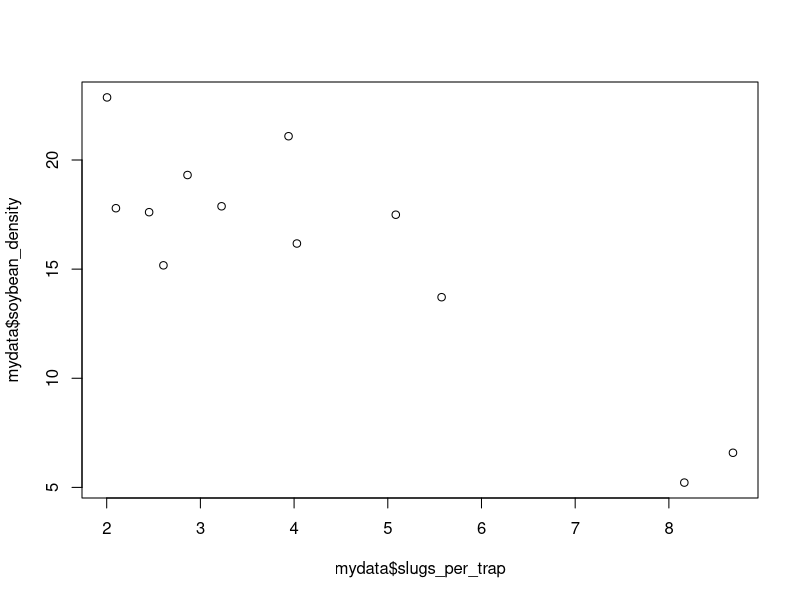
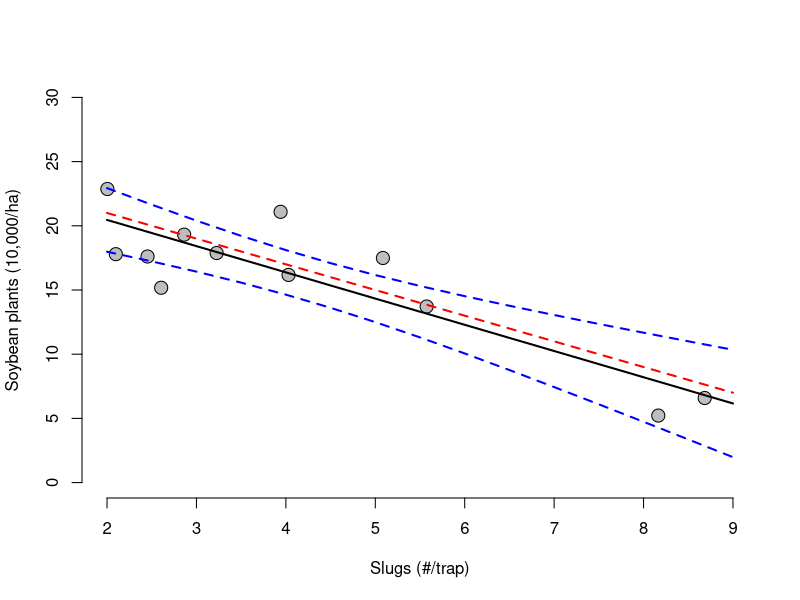
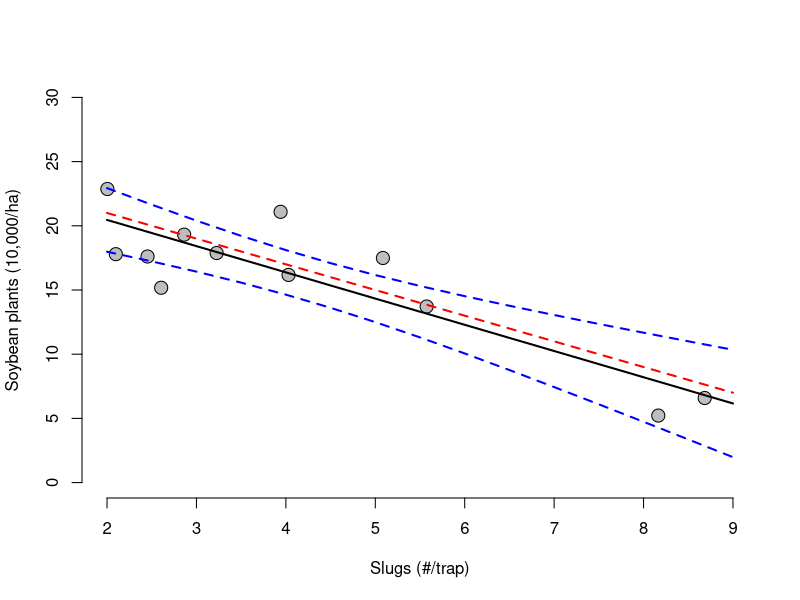
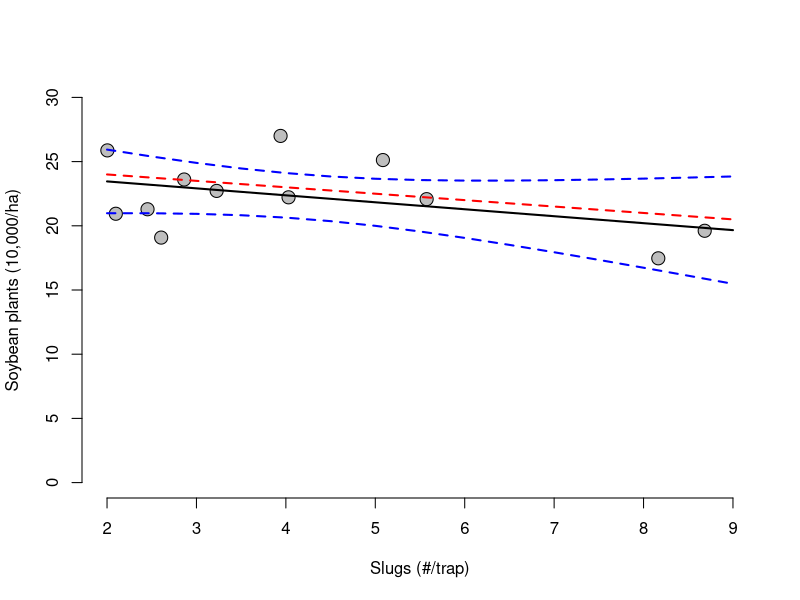
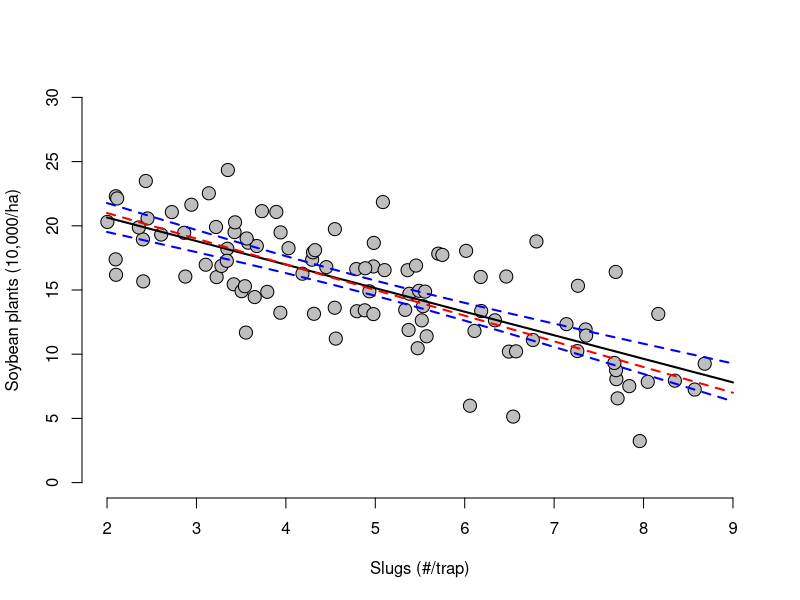
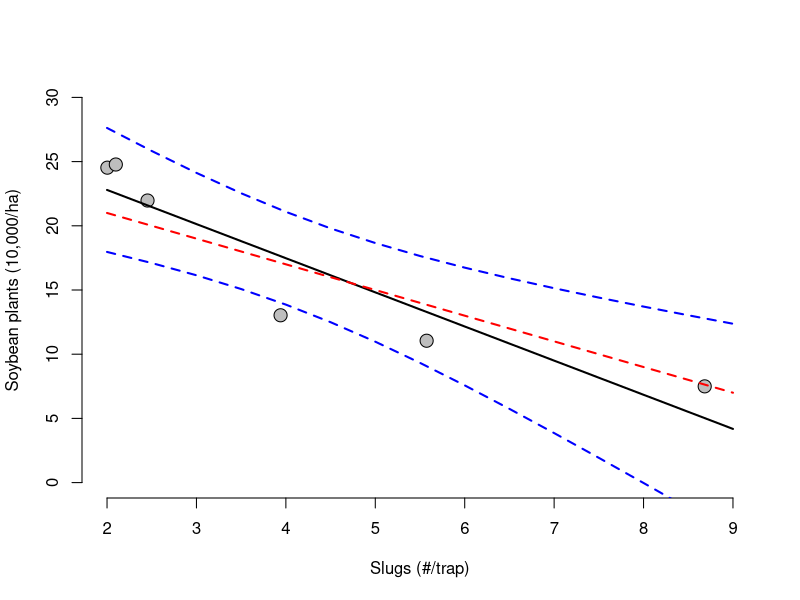
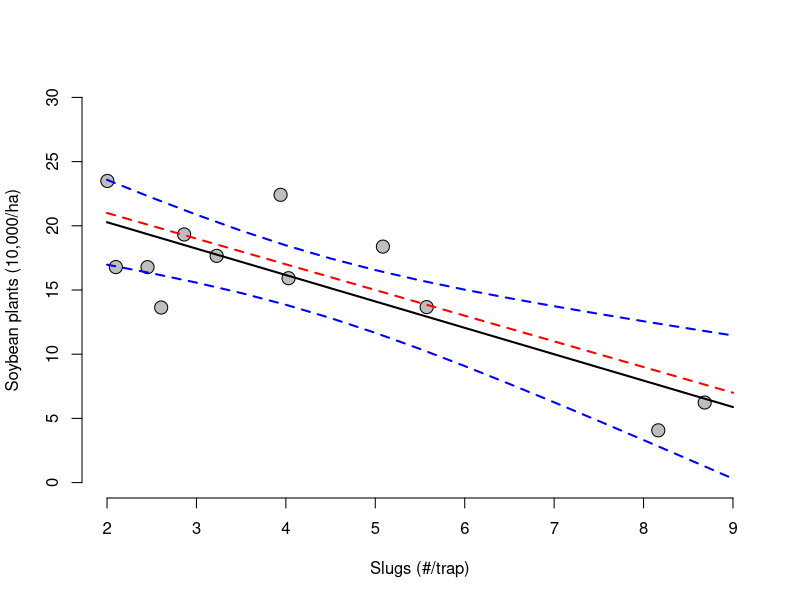

These charts were generated, in order, by the following R code:
## Quantitative Agroecology Exercise for APBI360
# Written by Jens Ulrich, December 2023
# Press ctrl+enter to run each line of code

##------------------------------------------------------------------------------
# Part 1: Simulate slug density and soybean plant density and fit a linear regression model to the data

##------------------------------------------------------------------------------
# simulate an association between an independent and dependent variable

# set the random number generator so that we all get the same results
set.seed(11) 

# specify a sample size (how many plots are included in the field experiment)
n <- 12
# specify a minimum number of slugs we might expect to see in a trap (value taken from paper)
min_slugs_observed = 2
# specify a maximum number of slugs we might expect to see in a trap (value taken from paper)
max_slugs_observed = 9

# specify an intercept term (density of soybean plants when there are 0 slugs in traps)
intercept <- 25 # units are in 10,000 plants / hectare

# specify an effect size of slug density on soybean density
# an increase in 1 slug/trap should result in decrease in '_' number of soybean plants (10,000/ha)
# e.g., effect_of_slug_increase = -2 indicates that an increase in 1 slug/trap is associated with a decrease in 20,000 soybean plants/ha
effect_of_slug_increase <- -2 # negative values indicate a decrease in dependent variable conditional on increase in independent variable

# specify precision (how much does the response vary irrespective of the association)
sd <- 3

# simulate some slug trap data (independent variable), for n plots, ranging from lows to highs seen in the field experiment
# runif()
slugs_per_trap <- runif(n=n, min=min_slugs_observed, max=max_slugs_observed)

# simulate associated outcome of soybean plant density conditional (dependent variable) on slugs per trape
# rnorm()
linear_model <- (intercept + (effect_of_slug_increase * slugs_per_trap))
soybean_density <- rnorm(n=n, mean=linear_model, sd=sd)

# join the data into a 'data frame' structure
mydata <- data.frame(slugs_per_trap, soybean_density)

# visualize the data
# fix the axis labels here
plot(mydata$slugs_per_trap, mydata$soybean_density)

##------------------------------------------------------------------------------
# model the association

# fit a linear regression model to our data
# lm() creates a linear model 
summary(fit1 <- lm(soybean_density ~ slugs_per_trap))

##------------------------------------------------------------------------------
# visualize the model

# now plot the fit (with confidence intervals)
# first we need to create some new data
# we will make predictions for the mean and confidence across the same range of slugs that we "observed" in our simulation
min_slugs_observed <- min_slugs_observed
max_slugs_observed <- max_slugs_observed
# we will create a sequence of 'slugs_per_trap' for which we can predict an expected outcome
slug_interval <- 0.5 # predict the values for every 0.5 slugs added from minimum to maximum value

# now create some new independent data (slugs_per_trap)
newdata <- data.frame(slugs_per_trap = seq(min_slugs_observed, max_slugs_observed, slug_interval))
# View(newdata) # you can view the new data set

# now predict the mean and standard error for each value of slugs
# Confidence intervals - range in which the 'true' regression line lies given a certain level of confidence (default is 95% confidence)
# What is the mean soybean density of a plot given a particular slug density? 
pred <- predict(fit1, newdata, interval = 'confidence')

# create a plot using base R
# plot our simulated data
plot(x = mydata$slugs_per_trap, # independent variable
     y = mydata$soybean_density, # dependent variable
     cex = 1.75, pch = 21, bg = 'gray', # size, shape, and colour of the data points
     xlab = "Slugs (#/trap)",
     ylab = "Soybean plants (10,000/ha)", 
     frame = FALSE,
     xlim = c(min_slugs_observed, max_slugs_observed),
     ylim = c(0, 30)
)

# plot the predicted mean response for a given number of slugs per trap
lines(pred[,1] ~ newdata$slugs_per_trap, col = 'black', lwd = 2)
# plot the lower and upper 95% cI for the mean response for a given number of slugs per trap
lines(pred[,2] ~ newdata$slugs_per_trap, col = 'blue', lty = 2, lwd = 2)
lines(pred[,3] ~ newdata$slugs_per_trap, col = 'blue', lty = 2, lwd = 2)

# now let's add the 'true' regression line and see how close our model got
expected_means <- intercept + effect_of_slug_increase * newdata$slugs_per_trap
lines(expected_means ~ newdata$slugs_per_trap, col = 'red', lty = 2, lwd = 2)

# You could also remake the plot using the newer, popular ggplot tools
# the confidence bands are automatically generated for us and we don't have to do it ourselves
#library("ggplot2")
#(p <- ggplot(mydata, aes(slugs_per_trap, soybean_density)) +
#  geom_point() +
#  stat_smooth(method = lm))


##------------------------------------------------------------------------------
# Part 2: vary the slope, sample size, and random variability and see how the results change

# first create a function to easily reproduce new data sets
# press ctrl+enter at the first line of the function to save the function in your environment

# this is all of our code pasted in from above
# we will also embed some extra lines of code here to save critical things that we want
# to keep track of: estimate for effect of slugs R^2
simulate_slugs_and_soybeans <- function(n, min_slugs_observed, max_slugs_observed, 
                          intercept, effect_of_slug_increase, sd,
                          slug_interval){
  # simulate some slug trap data (independent variable), for n plots, ranging from lows to highs seen in the field experiment
  # runif()
  slugs_per_trap <- runif(n=n, min=min_slugs_observed, max=max_slugs_observed)
  
  # simulate associated outcome of soybean plant density conditional (dependent variable) on slugs per trape
  # rnorm()
  linear_model <- (intercept + (effect_of_slug_increase * slugs_per_trap))
  soybean_density <- rnorm(n=n, mean=linear_model, sd=sd)
  
  # join the data into a 'data frame' structure
  mydata <- data.frame(slugs_per_trap, soybean_density)
  
  # visualize the data
  # fix the axis labels here
  # plot(mydata$slugs_per_trap, mydata$soybean_density)
  
  ##------------------------------------------------------------------------------
  # model the association
  
  # fit a linear regression model to our data
  # lm() creates a linear model 
  summary(fit1 <- lm(soybean_density ~ slugs_per_trap))
  
  ##------------------------------------------------------------------------------
  # visualize the model
  
  # now plot the fit (with confidence intervals)
  # first we need to create some new data
  # we will make predictions for the mean and confidence across the same range of slugs that we "observed" in our simulation
  min_slugs_observed <- min_slugs_observed
  max_slugs_observed <- max_slugs_observed
  # we will create a sequence of 'slugs_per_trap' for which we can predict an expected outcome
  slug_interval <- 0.5 # predict the values for every 0.5 slugs added from minimum to maximum value
  
  # now create some new independent data (slugs_per_trap)
  newdata <- data.frame(slugs_per_trap = seq(min_slugs_observed, max_slugs_observed, slug_interval))
  # View(newdata) # you can view the new data set
  
  # now predict the mean and standard error for each value of slugs
  # Confidence intervals - range in which the 'true' regression line lies given a certain level of confidence (default is 95% confidence)
  # What is the mean soybean density of a plot given a particular slug density? 
  pred <- predict(fit1, newdata, interval = 'confidence')
  
  # create a plot using classic r tools
  # plot our simulated data
  plot(x = mydata$slugs_per_trap, # independent variable
       y = mydata$soybean_density, # dependent variable
       cex = 1.75, pch = 21, bg = 'gray', # size, shape, and colour of the data points
       xlab = "Slugs (#/trap)",
       ylab = "Soybean plants (10,000/ha)", 
       frame = FALSE,
       xlim = c(min_slugs_observed, max_slugs_observed),
       ylim = c(0, 30)
  )
  # plot the predicted mean response for a given number of slugs per trap
  lines(pred[,1] ~ newdata$slugs_per_trap, col = 'black', lwd = 2)
  # plot the lower and upper 95% cI for the mean response for a given number of slugs per trap
  lines(pred[,2] ~ newdata$slugs_per_trap, col = 'blue', lty = 2, lwd = 2)
  lines(pred[,3] ~ newdata$slugs_per_trap, col = 'blue', lty = 2, lwd = 2)
  
  # now let's add the 'true' regression line and see how close our model got
  expected_means <- intercept + effect_of_slug_increase * newdata$slugs_per_trap
  lines(expected_means ~ newdata$slugs_per_trap, col = 'red', lty = 2, lwd = 2)
  
  ## --------------------------------------------------
  # Return stuff
  return(list(
    
  ))
}

# Now we can just run the following line of code to regenerate our original plot!
set.seed(11)
my_simulated_data <- simulate_slugs_and_soybeans(n=12, min_slugs_observed=2, max_slugs_observed=9, 
                                   intercept=25, effect_of_slug_increase=-2, sd=3,
                                   slug_interval=0.5)

##------------------------------------------------------------------------------
# Part 2.1: Decrease the slope (b increased from -2 to -0.5)

set.seed(11)
my_simulated_data <- simulate_slugs_and_soybeans(n=12, min_slugs_observed=2, max_slugs_observed=9, 
                                   intercept=25, effect_of_slug_increase=-0.5, sd=3,
                                   slug_interval=0.5)

# questions

##------------------------------------------------------------------------------
# Part 2.2: Increase the sample size (n increased from 12 to 100 plots)

set.seed(11)
my_simulated_data <- simulate_slugs_and_soybeans(n=100, min_slugs_observed=2, max_slugs_observed=9, 
                                   intercept=25, effect_of_slug_increase=-2, sd=3,
                                   slug_interval=0.5)

# questions: confidence interval changes.. does the R2 change? (it shouldn't)

#
##------------------------------------------------------------------------------
# Part 2.3: Decrease the sample size (n increased from 12 to 6 plots)

set.seed(11)
my_simulated_data <- simulate_slugs_and_soybeans(n=6, min_slugs_observed=2, max_slugs_observed=9, 
                                                 intercept=25, effect_of_slug_increase=-2, sd=3,
                                                 slug_interval=0.5)

# questions: confidence interval changes.. does the R2 change? (it shouldn't)

##------------------------------------------------------------------------------
# Part 2.4: Increase random variation in the outcome (sd increased from 3 to 4)

set.seed(11)
my_simulated_data <- simulate_slugs_and_soybeans(n=12, min_slugs_observed=2, max_slugs_observed=9, 
                                   intercept=25, effect_of_slug_increase=-2, sd=4,
                                   slug_interval=0.5)
